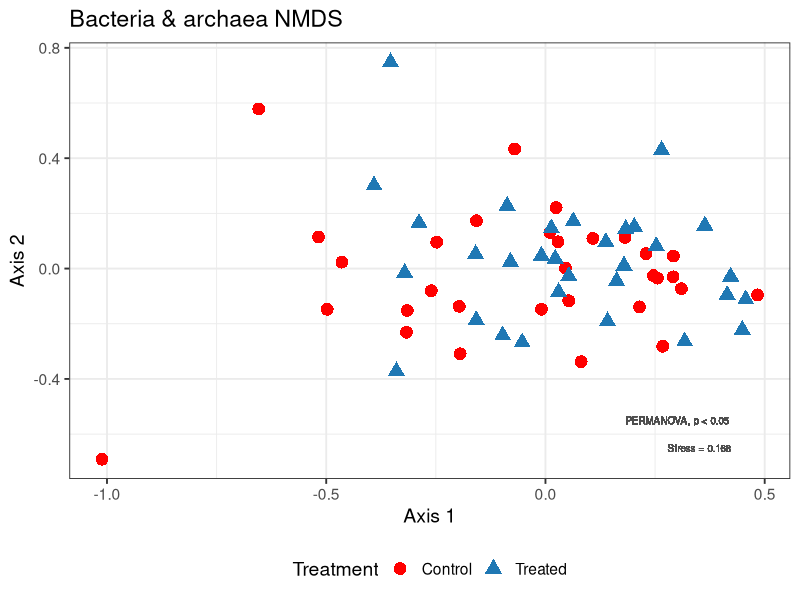
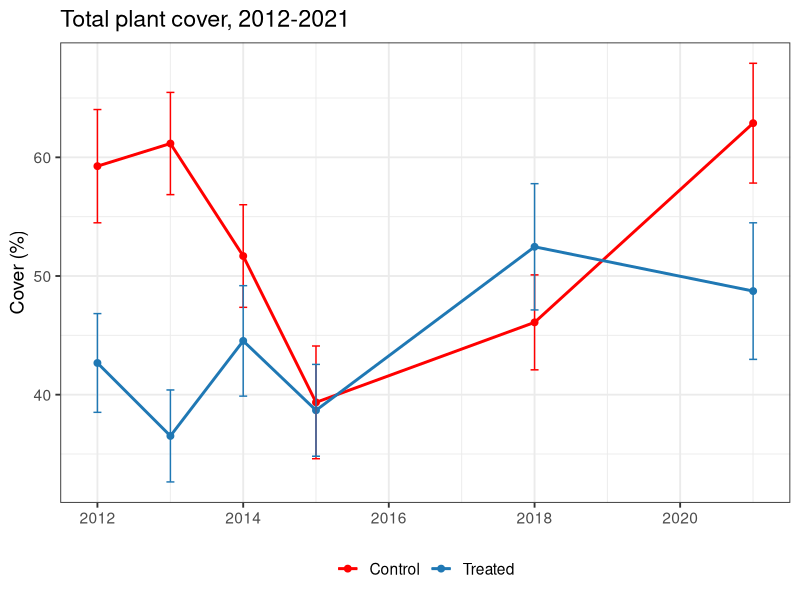
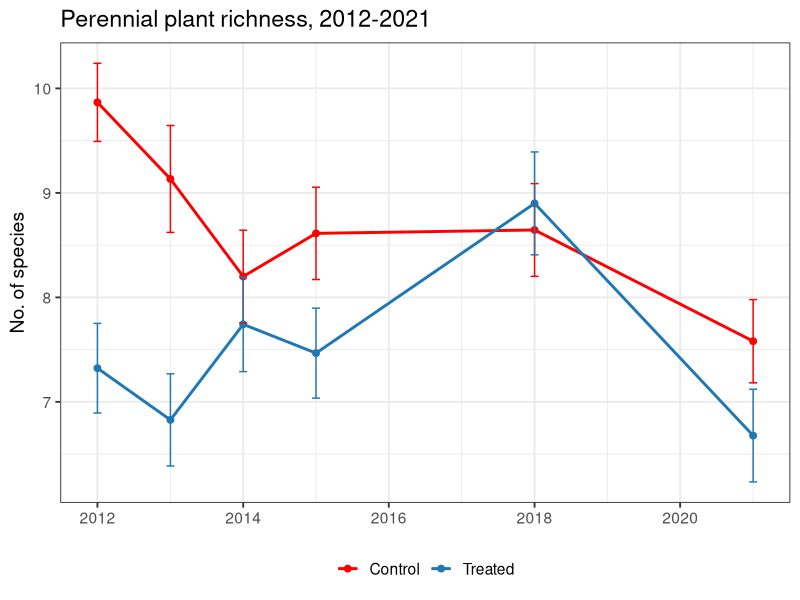

R code for these plots, in order:
# Purpose: Make figures for ALVSCE poster forum (presented 2023-03-30).

library(tidyverse)

# Load data ---------------------------------------------------------------

total.all <- read_csv("data/cleaned/Summarised-all_total-plant-cover.csv")
per.div <- read_csv("data/cleaned/Summarised-all_perennial-diversity.csv")
herb.all <- read_csv("data/cleaned/Summarised-all_herb-cover.csv")

total.avg <- read_csv("data/cleaned/Treatment3-average_total-cover.csv")
herb.avg <- read_csv("data/cleaned/Treatment3-average_herb-cover.csv")
rich.avg <- read_csv("data/cleaned/Treatment3-average_richness.csv")
shan.avg <- read_csv("data/cleaned/Treatment3-average_shannon.csv")

total.cv <- read_csv("data/cleaned/CV-2012-2021_total-cover.csv")
herb.cv <- read_csv("data/cleaned/CV-2012-2021_herb-cover.csv")
rich.cv <- read_csv("data/cleaned/CV-2012-2021_richness.csv")
shan.cv <- read_csv("data/cleaned/CV-2012-2021_shannon.csv")

dat.2021 <- read_csv("data/cleaned/Data-2021_clean.csv")


# Temporal veg data 2012-2021 ---------------------------------------------

# Total cover
tiff("output_figs/ALVSCE_2023/Total-cover_2012-2021.tiff", width = 6, height = 5, units = "in", res = 300)
ggplot(total.avg, aes(x = year.xaxis, y = mean, 
                                    group = Treatment3, 
                                    color = Treatment3)) +
  geom_line(linewidth = 1) +
  geom_point(size = 2) +
  geom_errorbar(aes(ymin = mean - SE, ymax = mean + SE),
                width = 40) +
  scale_x_date(date_labels = "%Y") +
  xlab(NULL) +
  ylab("Cover (%)") +
  ggtitle("Total plant cover, 2012-2021") +
  scale_color_manual(values = c("red", "#1F78B4")) +
  theme_bw(base_size = 14) +
  theme(legend.position = "bottom") +
  theme(legend.title = element_blank())
dev.off()


# Richness
tiff("output_figs/ALVSCE_2023/Richness_2012-2021.tiff", width = 6, height = 5, units = "in", res = 300)
ggplot(rich.avg, aes(x = year.xaxis, y = mean,
                     group = Treatment3,
                      color = Treatment3)) +
  geom_line(linewidth = 1) +
  geom_point(size = 2) +
  geom_errorbar(aes(ymin = mean - SE, ymax = mean + SE),
                width = 40) +
  scale_x_date(date_labels = "%Y") +
  xlab(NULL) +
  ylab("No. of species") +
  ggtitle("Perennial plant richness, 2012-2021") +
  scale_color_manual(values = c("red", "#1F78B4")) +
  theme_bw(base_size = 14) +
  theme(legend.position = "bottom") +
  theme(legend.title = element_blank())
dev.off()



# 16S NMDS
dat.2021 %>% 
  ggplot(aes(x = NMDS1, y = NMDS2, color = Treatment3, shape = Treatment3)) +
  geom_point(size = 4) +
  scale_color_manual(values = c("red", "#1F78B4")) +
  theme_bw(base_size = 14) +
  labs(x = "Axis 1",
       y = "Axis 2",
       title = "Bacteria & archaea NMDS",
       color = "Treatment",
       shape = "Treatment") +
  theme(legend.position = "bottom") +
  geom_text(aes(x = 0.3, y = -0.55, label = "PERMANOVA, p < 0.05"),
            size = 2.5, color = "gray30") +
  geom_text(aes(x = 0.35, y = -0.65, label = "Stress = 0.168"),
            size = 2.5, color = "gray30") # only 3% explained by Treatment3 lol
